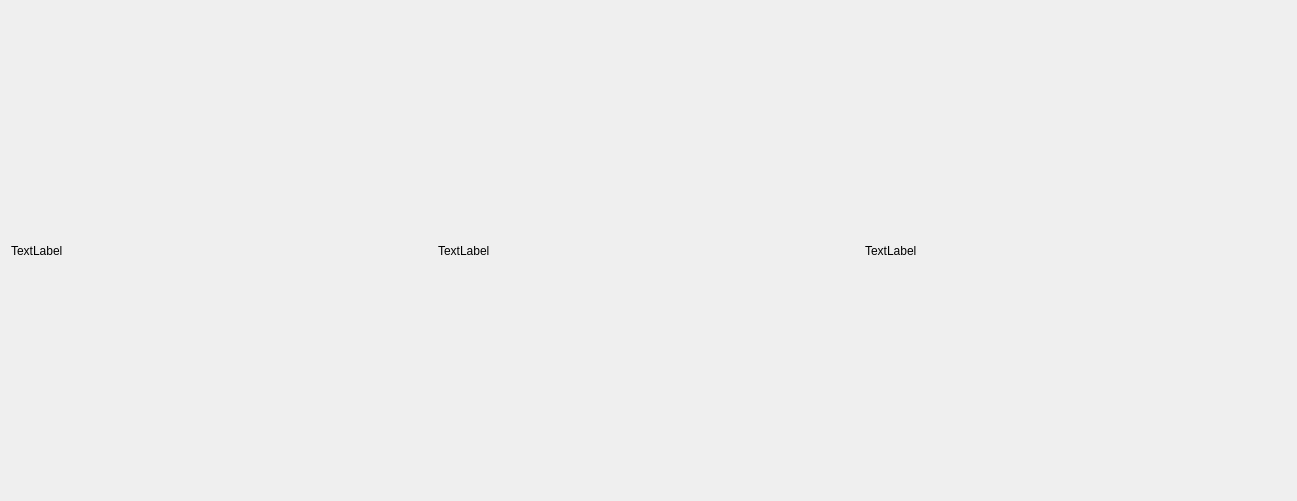
            <widget class="QWidget" name="scrollAreaWidgetContents">
             <property name="geometry">
              <rect>
               <x>0</x>
               <y>0</y>
               <width>1297</width>
               <height>501</height>
              </rect>
             </property>
             <layout class="QHBoxLayout" name="horizontalLayout_5">
              <item>
               <widget class="QLabel" name="camera_left">
                <property name="minimumSize">
                 <size>
                  <width>0</width>
                  <height>100</height>
                 </size>
                </property>
                <property name="text">
                 <string>TextLabel</string>
                </property>
                <property name="visible_projection" stdset="0">
                 <bool>true</bool>
                </property>
                <property name="visible_labeling" stdset="0">
                 <bool>true</bool>
                </property>
                <property name="connections" stdset="0">
                 <string/>
                </property>
                <property name="on_clicked" stdset="0">
                 <bool>false</bool>
                </property>
                <property name="on_pressed" stdset="0">
                 <bool>false</bool>
                </property>
                <property name="on_triggered" stdset="0">
                 <bool>false</bool>
                </property>
                <property name="on_toggled" stdset="0">
                 <bool>false</bool>
                </property>
                <property name="on_valueChanged" stdset="0">
                 <bool>false</bool>
                </property>
                <property name="on_currentTextChanged" stdset="0">
                 <bool>false</bool>
                </property>
                <property name="on_editingFinished" stdset="0">
                 <bool>false</bool>
                </property>
                <property name="on_currentRowChanged" stdset="0">
                 <bool>false</bool>
                </property>
               </widget>
              </item>
              <item>
               <widget class="QLabel" name="camera_middle">
                <property name="minimumSize">
                 <size>
                  <width>0</width>
                  <height>100</height>
                 </size>
                </property>
                <property name="text">
                 <string>TextLabel</string>
                </property>
                <property name="visible_projection" stdset="0">
                 <bool>true</bool>
                </property>
                <property name="visible_labeling" stdset="0">
                 <bool>true</bool>
                </property>
                <property name="connections" stdset="0">
                 <string/>
                </property>
                <property name="on_clicked" stdset="0">
                 <bool>false</bool>
                </property>
                <property name="on_pressed" stdset="0">
                 <bool>false</bool>
                </property>
                <property name="on_triggered" stdset="0">
                 <bool>false</bool>
                </property>
                <property name="on_toggled" stdset="0">
                 <bool>false</bool>
                </property>
                <property name="on_valueChanged" stdset="0">
                 <bool>false</bool>
                </property>
                <property name="on_currentTextChanged" stdset="0">
                 <bool>false</bool>
                </property>
                <property name="on_editingFinished" stdset="0">
                 <bool>false</bool>
                </property>
                <property name="on_currentRowChanged" stdset="0">
                 <bool>false</bool>
                </property>
               </widget>
              </item>
              <item>
               <widget class="QLabel" name="camera_right">
                <property name="minimumSize">
                 <size>
                  <width>0</width>
                  <height>100</height>
                 </size>
                </property>
                <property name="text">
                 <string>TextLabel</string>
                </property>
                <property name="visible_projection" stdset="0">
                 <bool>true</bool>
                </property>
                <property name="visible_labeling" stdset="0">
                 <bool>true</bool>
                </property>
                <property name="connections" stdset="0">
                 <string/>
                </property>
                <property name="on_clicked" stdset="0">
                 <bool>false</bool>
                </property>
                <property name="on_pressed" stdset="0">
                 <bool>false</bool>
                </property>
                <property name="on_triggered" stdset="0">
                 <bool>false</bool>
                </property>
                <property name="on_toggled" stdset="0">
                 <bool>false</bool>
                </property>
                <property name="on_valueChanged" stdset="0">
                 <bool>false</bool>
                </property>
                <property name="on_currentTextChanged" stdset="0">
                 <bool>false</bool>
                </property>
                <property name="on_editingFinished" stdset="0">
                 <bool>false</bool>
                </property>
                <property name="on_currentRowChanged" stdset="0">
                 <bool>false</bool>
                </property>
               </widget>
              </item>
             </layout>
            </widget>
